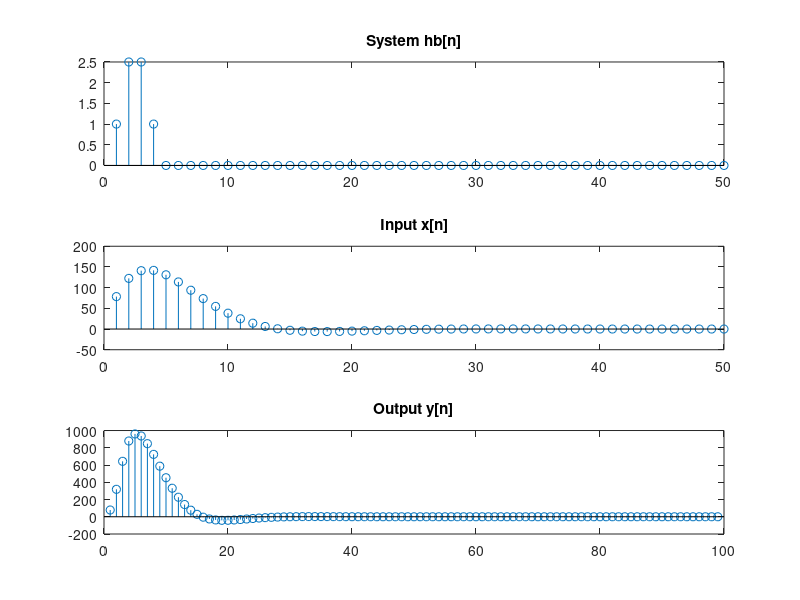

Here is the MATLAB script that generated this plot:
%%%%%%%%%%%%%%%%%%%%%%%%%%%%%%%%%%%%%%%%%%%%%%%55
%%%% Convolution Calculate
%%%%
%%%%             zhaochao
%%%%                2016-7-5
%%%%%%%%%%%%%%%%%%%%%%%%%%%%%%%%%%%%%%%%%%%%%%%%%%%%%%%%%%%%%%%%%%%5

%%%% y(n) = x(n)*h(n) = conv(x, y)
%%%% hb(n) = delta(n) + 2.5*delta(n-1) + 2.5*delta(n-2) + delta(n-3)
%%%% xa(t) = A * exp(-alpha * n * T) * sin(omega0 * n * T), 0 <= n <= 50


n = 1 : 50;
hb = zeros(1, 50);
hb(1) = 1;
hb(2) = 2.5;
hb(3) = 2.5;
hb(4) = 1;

close all;
subplot(3, 1, 1);
stem(hb);
title('System hb[n]');

m = 1 : 50;
A = 444.128;
a = 50 * sqrt(2.0) * pi;
T = 0.001;
w0 = 50 * sqrt(2.0) * pi;
x = A * exp(-a * m * T) .* sin(w0 * m * T);

subplot(3, 1, 2);
stem(x);
title('Input x[n]');

y = conv(x, hb);
subplot(3, 1, 3);
stem(y);
title('Output y[n]');




